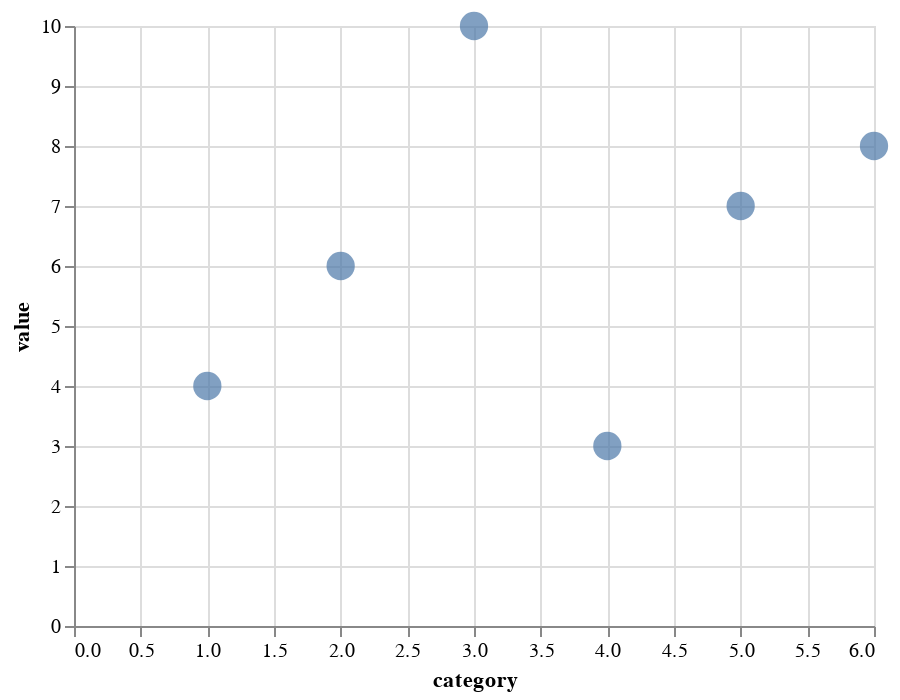

Write notebook code for a chart like this one.
### Markdown cell above
In this toy dataset, we have three columns: category, value and quality.

## X and Y encoding

In our first attempt, let's just set the x and y encoding to see what the plot looks like.

### Code cell
base = alt.Chart(source).mark_point(size=200, filled=True).encode(x="category", y="value")
base

### Figure 1 — Vega-Lite specification as saved in the notebook (floating-point values rounded to 4 significant figures)
{"config": {"view": {"continuousWidth": 400, "continuousHeight": 300}}, "data": {"name": "data-7c36766bdbdd929d88ac2881c2000dcf"}, "mark": {"type": "point", "filled": true, "size": 200}, "encoding": {"x": {"field": "category", "type": "quantitative"}, "y": {"field": "value", "type": "quantitative"}}, "$schema": "https://vega.github.io/schema/vega-lite/v4.17.0.json", "datasets": {"data-7c36766bdbdd929d88ac2881c2000dcf": [{"category": 1, "value": 4, "quality": "standard"}, {"category": 2, "value": 6, "quality": "good"}, {"category": 3, "value": 10, "quality": "excellent"}, {"category": 4, "value": 3, "quality": "standard"}, {"category": 5, "value": 7, "quality": "good"}, {"category": 6, "value": 8, "quality": "excellent"}]}}
